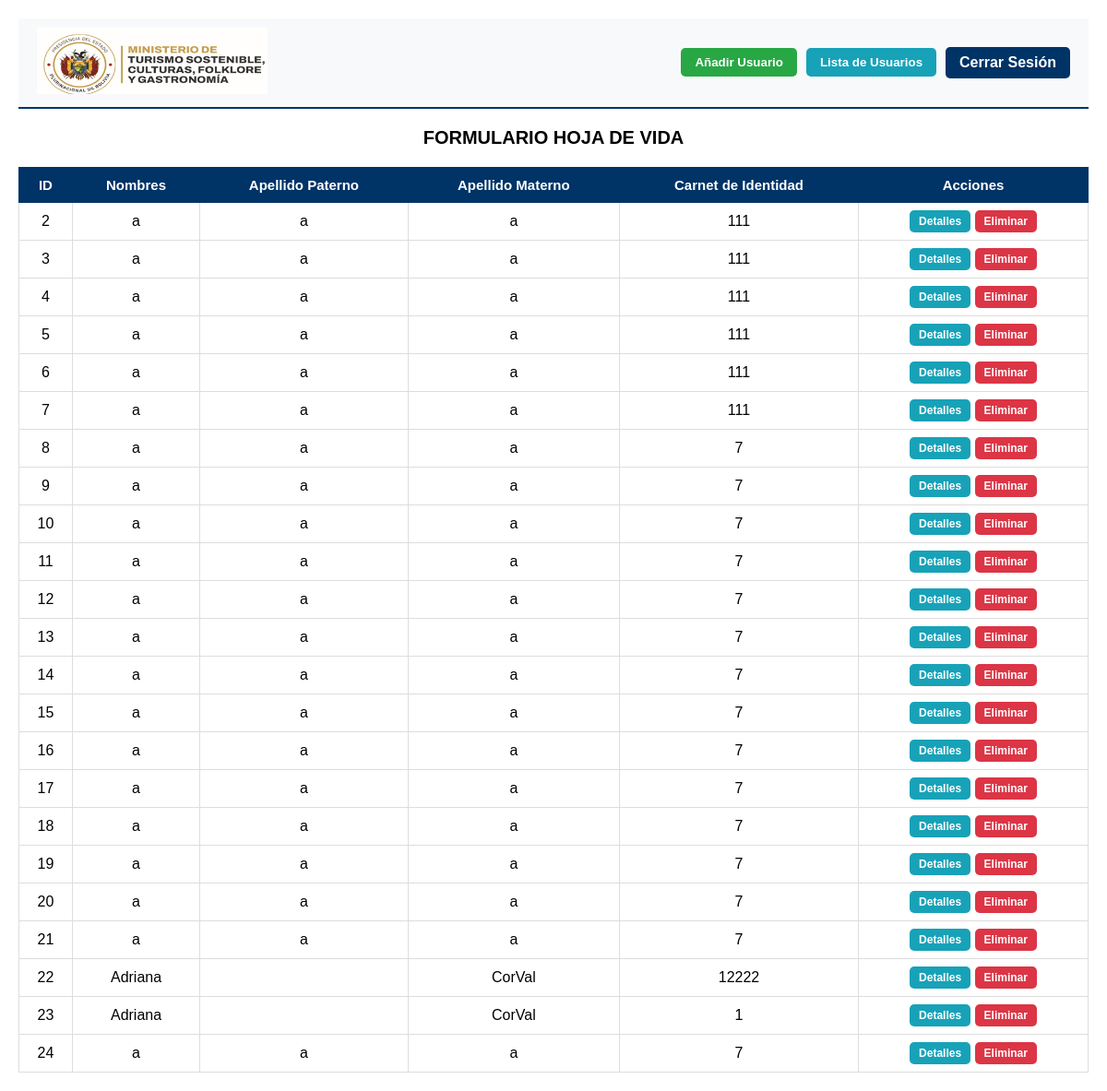
Before: /usuarios (signed in) with the older database file.
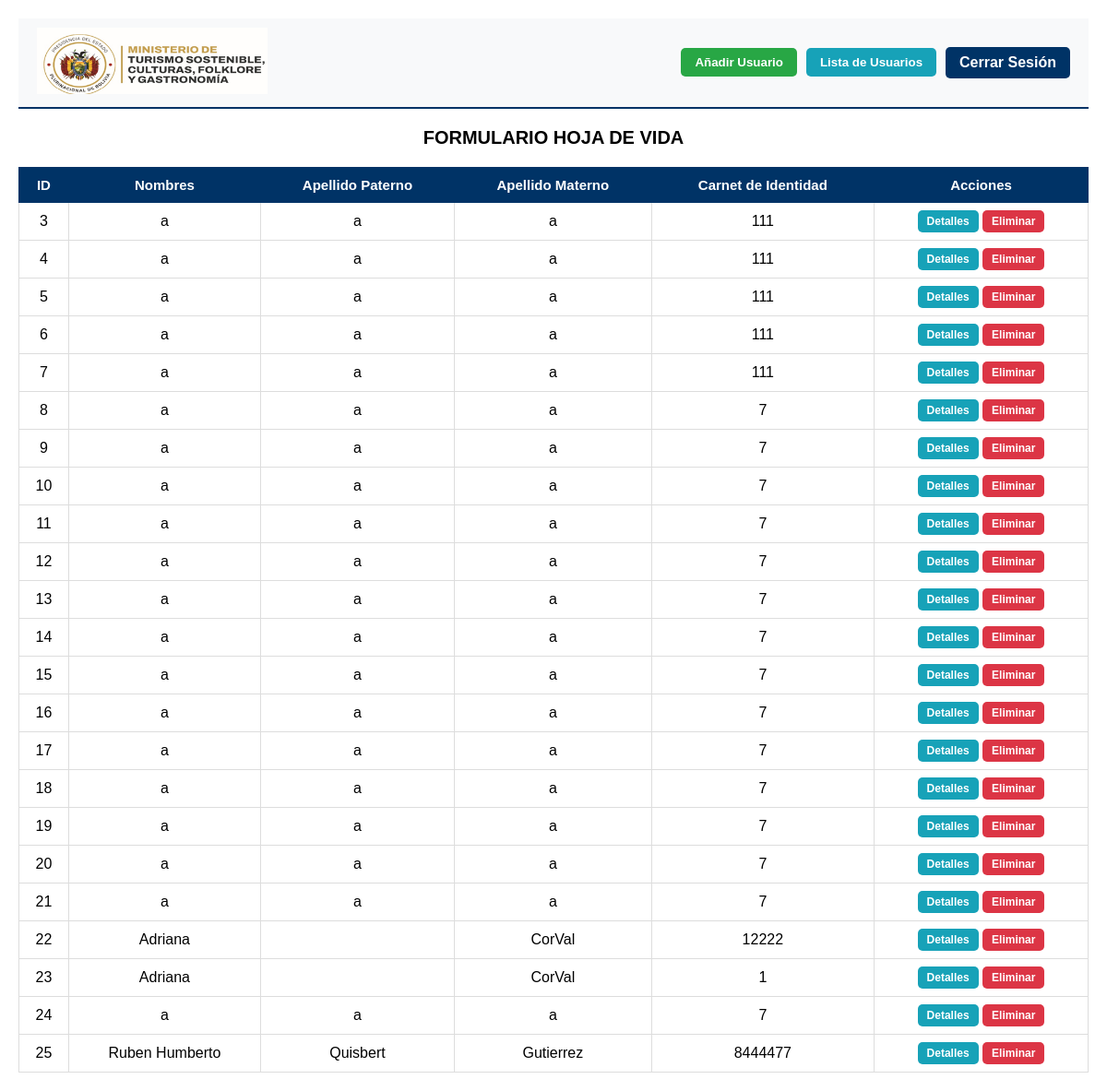
After: the same page with the newer database file.
### tables this page shows
CREATE TABLE datos(
        id INTEGER PRIMARY KEY AUTOINCREMENT,
        nombres TEXT NOT NULL,
        ap_pat TEXT,
        ap_mat TEXT,
        ci TEXT NOT NULL,
        exp TEXT,
        est_civil TEXT NOT NULL,
        fecha_nac TEXT NOT NULL,
        lugar TEXT NOT NULL,
        nacio TEXT NOT NULL,
        direccion TEXT NOT NULL,
        ciudad TEXT NOT NULL,
        gr_san TEXT NOT NULL,
        tcel INTEGER NOT NULL,
        tfijo INTEGER,
        correo TEXT UNIQUE,
        n_libser TEXT
        );

### app.py (the view)
@app.route('/usuarios')
@login_required
def usuarios():
    with get_db_connection() as conn:
        datos = conn.execute('SELECT * FROM datos ORDER BY id ASC').fetchall()
        usuarios = conn.execute('SELECT id, username FROM users ORDER BY id').fetchall()
    return render_template("usuarios.html", datos=datos, usuarios=usuarios)

### app.py (called while the page is built)
def get_db_connection():
    conn = sqlite3.connect('form_hv.db')
    conn.row_factory = sqlite3.Row
    return conn

@login_manager.user_loader
def load_user(user_id):
    return User.get_by_id(user_id)

    @staticmethod
    def get_by_id(user_id):
        conn = get_db_connection()
        user = conn.execute('SELECT * FROM users WHERE id=?',(user_id, )).fetchone()
        conn.close()
        if user:
            return User(user['id'], user['username'],user['password'])
        return None

### templates/usuarios.html (shortened to what this page needs)
<!DOCTYPE html>
<html lang="es">
<head>
</head>
<body>
    <nav>
        <div class="imagen">
            <img src="{{url_for('static', filename='image.png')}}" alt="LOGO MTSCFYG" style="width: 250px;">
        </div>
        <div class="nav-buttons">
            <button onclick="openAddUserModal()" class="btn btn-success">Añadir Usuario</button>
            <button onclick="openUsersListModal()" class="btn btn-info">Lista de Usuarios</button>
            <a href="{{ url_for('logout') }}" class="btn btn-primary">Cerrar Sesión</a>
        </div>
    </nav>
    <div style="display: flex; align-items: center; justify-content: center; margin: 20px 0;">
        <label style="font-size: 20px;"><strong>FORMULARIO HOJA DE VIDA</strong></label>
    </div>
    <table>
        <thead>
            <tr>
                <th>ID</th>
                <th>Nombres</th>
                <th>Apellido Paterno</th>
                <th>Apellido Materno</th>
                <th>Carnet de Identidad</th>
                <th>Acciones</th>
            </tr>
        </thead>
        <tbody>
            {% for item in datos %}
            <tr>
                <td>{{item.id}}</td>
                <td>{{item.nombres}}</td>
                <td>{{item.ap_pat}}</td>
                <td>{{item.ap_mat}}</td>
                <td>{{item.ci}}</td>
                <td>
                    <a href="{{ url_for('detalles', id=item.id) }}" class="btn btn-info" style="display: inline-block; padding: 5px 10px; font-size: 12px;">Detalles</a>
                    <form action="{{ url_for('eliminar', id=item.id) }}" method="POST" style="display: inline;"
                    onsubmit="return confirm('¿Estás seguro de eliminar este registro?');">
                        <button type="submit" class="btn btn-danger" style="padding: 5px 10px; font-size: 12px;">Eliminar</button>
                    </form>
                </td>
            </tr>
            {% endfor %}
        </tbody>
    </table>
</body>
</html>

### templates/usuarios.html (style rules this page uses)
* { font-family: Arial, Helvetica, sans-serif; }
body { font-family: Arial, Helvetica, sans-serif; padding: 20px; margin: 0; }
nav { display: flex; justify-content: space-between; align-items: center; padding: 10px 20px; background-color: #f8f9fa; border-bottom: 2px solid #003366; }
.nav-buttons { display: flex; gap: 10px; align-items: center; }
.btn { text-decoration: none; color: white; font-family: Arial, Helvetica, sans-serif; font-weight: bold; padding: 8px 15px; border: none; border-radius: 5px; cursor: pointer; transition: all 0.3s; }
.btn-primary { background-color: #003366; }
.btn-success { background-color: #28a745; }
.btn-danger { background-color: #dc3545; }
.btn-info { background-color: #17a2b8; }
table { width: 100%; border-collapse: collapse; margin-top: 20px; }
thead { background-color: #003366; color: white; }
th { border: 1px solid #003366; padding: 10px; font-size: 15px; text-align: center; }
td { border: 1px solid #ddd; padding: 8px; text-align: center; }

Changed rows visible on the page:
removed datos: id "2", nombres "a", ap_pat "a", ap_mat "a", ci "111"
added datos: id "25", nombres "Ruben Humberto", ap_pat "Quisbert", ap_mat "Gutierrez", ci "8444477"
